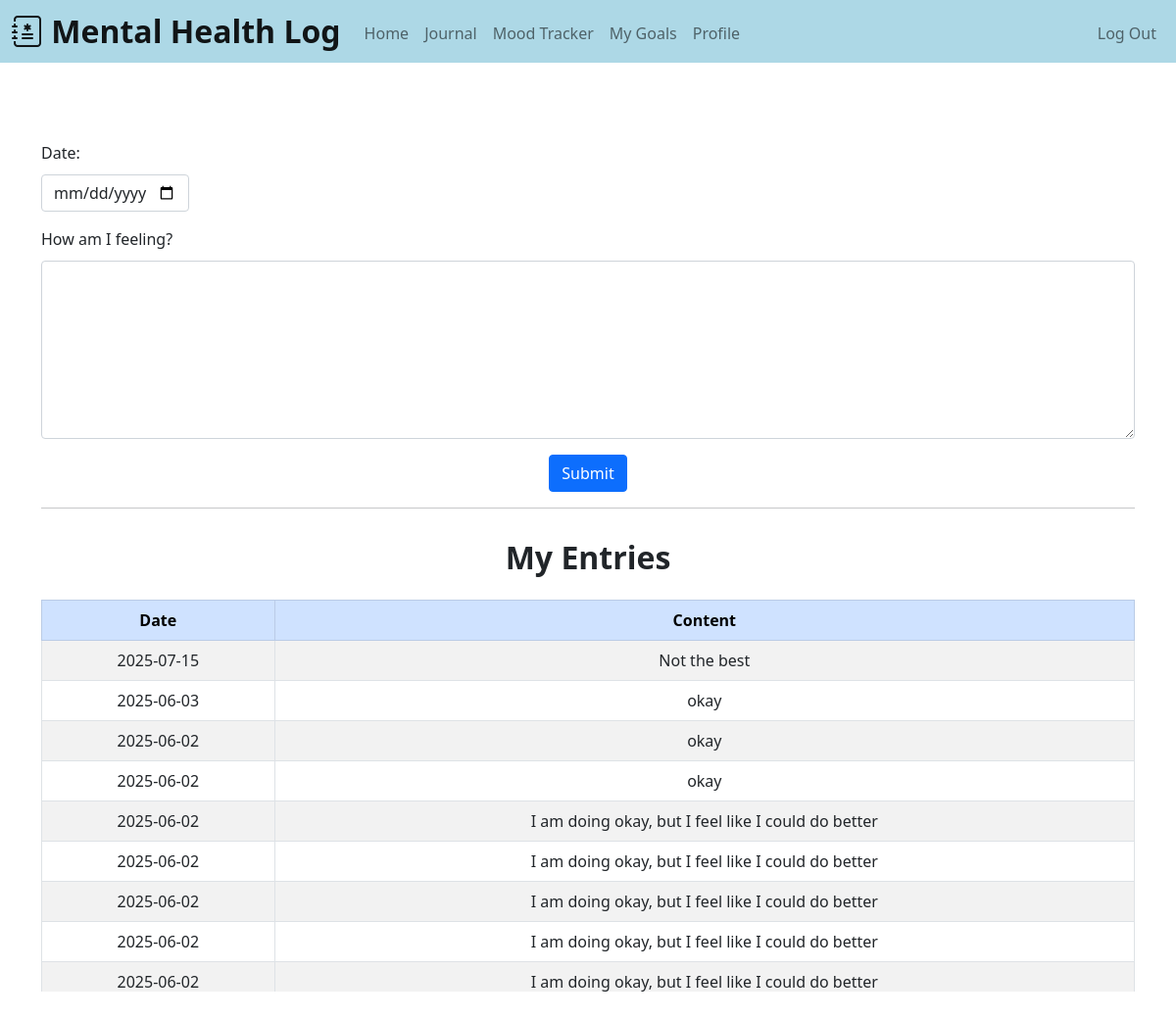
Screenshot of /entry (signed in) with the database file from the repository.
### tables this page shows
CREATE TABLE entries (
            id INTEGER PRIMARY KEY AUTOINCREMENT NOT NULL,
            user_id INTEGER NOT NULL,
            date DATE NOT NULL,
            content TEXT NOT NULL,
            FOREIGN KEY (user_id) REFERENCES users(id));

### app.py (the view, shortened to what this page needs)
@app.route("/entry", methods=["GET", "POST"])
@login_required
def journal_log():
    conn = db_connection()
    cur = conn.cursor()
    cur.execute("SELECT date, content FROM entries WHERE user_id = ? ORDER BY date DESC", (session["user_id"],))
    entries = cur.fetchall()
    conn.close()
    today = date.today()
    return render_template("journal.html", today=today, entries=entries)

### helper.py (called while the page is built)
def db_connection():
    conn = sqlite3.connect('mental_health.db')
    conn.row_factory = sqlite3.Row
    return conn

def login_required(f):
    @wraps(f)
    def decorated_function(*args, **kwargs):
        if session.get("user_id") is None:
            return redirect("/login")
        return f(*args, **kwargs)
    return decorated_function

### templates/journal.html (shortened to what this page needs)
{% extends "layout.html" %}
{% block main %}
    <form action="/entry" method="post" class="js-journal-form">
        <div style="text-align: left; padding-bottom: 10px;">Date:</div>
        <div class="mb-3">
            <input autocomplete="off" class="form-control w-auto" name="date" type="date" min="{{ birthdate }}" max="{{ today }}">
        </div>
        <div style="text-align: left; padding-bottom: 10px;">How am I feeling?</div>
        <div class="mb-3">
            <textarea autocomplete="off" class="form-control mb-3" name="content" rows="7"></textarea>
        </div>
        <div class="mb-3">
            <button class="btn btn-primary" type="submit">Submit</button>
        </div>
    </form>
    <hr>
    <h2 style="padding-top: 15px; padding-bottom: 15px;"><b>My Entries</b></h2>
    <div style="max-height: 400px; overflow-y: auto;">
        <table class="table table-striped table-bordered">
            <thead class="table-primary text-center">
                <tr>
                    <th>Date</th>
                    <th>Content</th>
                </tr>
            </thead>
            <tbody>
                {% for entry in entries %}
                    <tr>
                        <td>{{ entry["date"] }}</td>
                        <td>{{ entry["content"] }}</td>
                    </tr>
                {% endfor %}
            </tbody>
        </table>
    </div>
{% endblock %}

### rows the page displays
entries: date "2025-07-15", content "Not the best"
entries: date "2025-06-03", content "okay"
entries: date "2025-06-02", content "okay"
entries: date "2025-06-02", content "okay"
entries: date "2025-06-02", content "I am doing okay, but I feel like I could do better"
entries: date "2025-06-02", content "I am doing okay, but I feel like I could do better"
entries: date "2025-06-02", content "I am doing okay, but I feel like I could do better"
entries: date "2025-06-02", content "I am doing okay, but I feel like I could do better"
entries: date "2025-06-02", content "I am doing okay, but I feel like I could do better"
